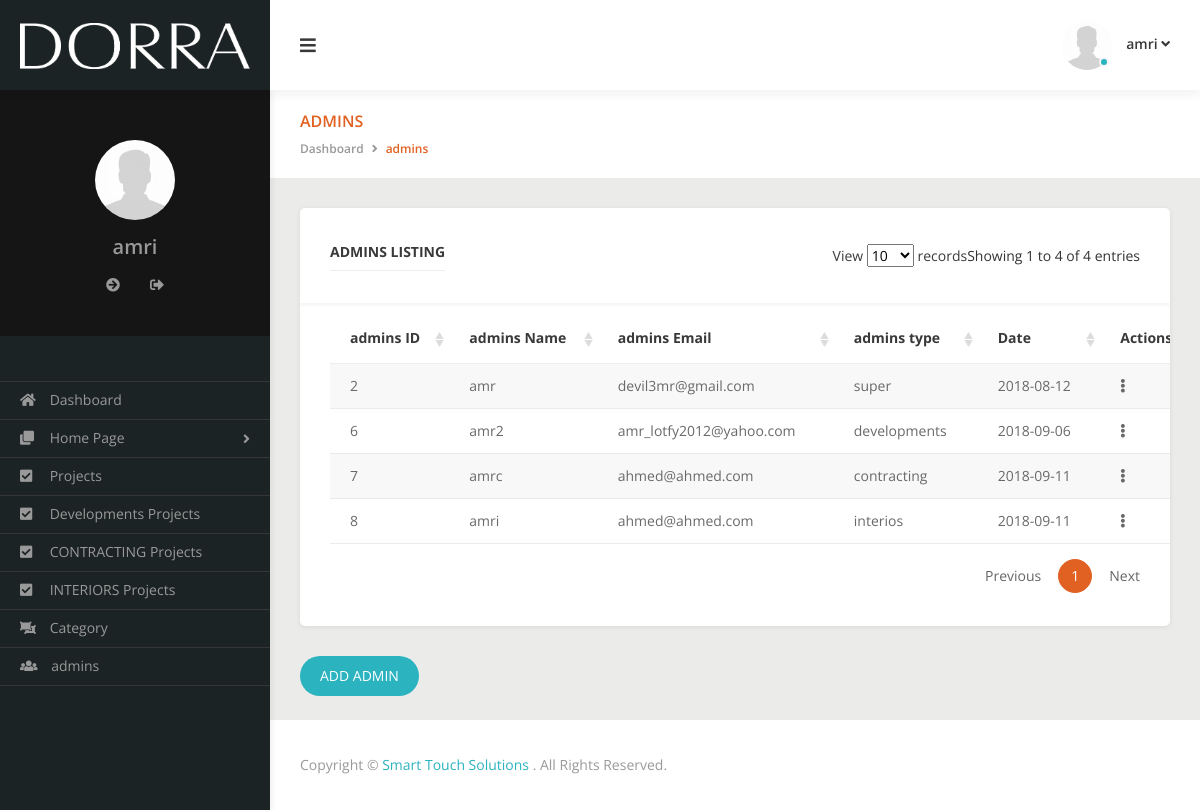
Screenshot of /admins.php (signed in) with the database file from the repository.
### tables this page shows
CREATE TABLE `users` (
  `UID` int(11) NOT NULL,
  `name` varchar(255) NOT NULL,
  `password` varchar(255) NOT NULL,
  `email` varchar(255) NOT NULL,
  `type` varchar(255) NOT NULL,
  `Date` date NOT NULL
);

### includes/functions/functions.php (called while the page is built, shortened)
<?php
    function getReco($table){
        global $con;
        $getReco = $con->prepare("SELECT * FROM $table ");
        $getReco->execute();
        $infos = $getReco->fetchAll();
        return $infos;
    }

### admins.php (the view, shortened to what this page needs)
  <?php
if(isset($_SESSION['username'])){
include 'init.php';
?>
         <main class="main--container">
            <section class="page--header">
                <div class="container-fluid">
                    <div class="row">
                        <div class="col-lg-6">
                            <h2 class="page--title h5">admins</h2>
                            <ul class="breadcrumb">
                                <li class="breadcrumb-item"><a href="ecommerce.html">Dashboard</a></li>
                                <li class="breadcrumb-item active"><span>admins</span></li>
                            </ul>
                        </div>
                    </div>
                </div>
            </section>
            <section class="main--content">
                <div class="panel">
                    <div class="records--list" data-title="admins Listing">
                        <table id="recordsListView">
                            <thead>
                                <tr>
                                    <th>admins ID</th>
                                    <th>admins Name</th>
                                    <th>admins Email</th>
                                    <th>admins type</th>
                                    <th> Date</th>
                                    <th class="not-sortable">Actions</th>
                                </tr>
                            </thead>
                            <tbody>
                                <?php
                                foreach (getReco('users') as $ad) {
                               echo '<tr>';
                               echo  '<td>' . $ad["UID"] . '</td>';
                               echo   '<td>' . $ad["name"] .'</td>';
                               echo '<td>' . $ad["email"] . ' </td>' ;
                                echo '<td>' . $ad["type"] . ' </td>' ;
                                 echo '<td>' . $ad["Date"] . ' </td>' ;
                               echo '<td><div class="dropleft">
                                            <a href="#" class="btn-link" data-toggle="dropdown"><i class="fa fa-ellipsis-v"></i></a>';
                                       echo '</div>';
                                   echo '</td>';
                               echo '</tr>';
                                }
                      ?>
                            </tbody>
                        </table>
                    </div>
                </div>
                  <a href="new_admin.php" class="btn  btn-info">Add admin</a>
                  <br><br>
            </section>
<?php
include $tpl . 'footer.php';
}else{
     header('Location: index.php');
        exit();
}
?>

### includes/templates/header.php (shortened to what this page needs)
<!DOCTYPE html><html dir="ltr" lang="en" class="no-outlines">
<head>
    <link rel="stylesheet" href="<?php echo $css;?>bootstrap.min.css">
    <link rel="stylesheet" href="<?php echo $css;?>fontawesome-all.min.css">
    <link rel="stylesheet" href="<?php echo $css;?>jquery-ui.min.css">
    <link rel="stylesheet" href="<?php echo $css;?>perfect-scrollbar.min.css">
    <link rel="stylesheet" href="<?php echo $css;?>morris.min.css">
    <link rel="stylesheet" href="<?php echo $css;?>select2.min.css">
    <link rel="stylesheet" href="<?php echo $css;?>jquery-jvectormap.min.css">
    <link rel="stylesheet" href="<?php echo $css;?>horizontal-timeline.min.css">
    <link rel="stylesheet" href="<?php echo $css;?>weather-icons.min.css">
    <link rel="stylesheet" href="<?php echo $css;?>dropzone.min.css">
    <link rel="stylesheet" href="<?php echo $css;?>ion.rangeSlider.min.css">
    <link rel="stylesheet" href="<?php echo $css;?>ion.rangeSlider.skinFlat.min.css">
    <link rel="stylesheet" href="<?php echo $css;?>datatables.min.css">
    <link rel="stylesheet" href="<?php echo $css;?>fullcalendar.min.css">
    <link rel="stylesheet" href="<?php echo $css;?>style.css">
</head>
<body>

### init.php (shortened to what this page needs)
<?php
include '../../connect/connect.php';
    $tpl = 'includes/templates/';
    $css = '../files/css/';
    $func = 'includes/functions/';
    include $func . 'functions.php';
    include $tpl .'header.php';
	if(!isset($noNav)) {include $tpl .'navbar.php';}
?>

### includes/templates/navbar.php (shortened to what this page needs)
<div class="wrapper">
   <header class="navbar navbar-fixed">
       <div class="navbar--header">
           <a href="dashboard.php" class="logo"> <img src="../files/img/logo1.png" alt=""> </a>
       </div>
       <a href="#" class="navbar--btn" data-toggle="sidebar" title="Toggle Sidebar"> <i class="fa fa-bars"></i> </a>
       <div class="navbar--nav ml-auto">
           <ul class="nav">
               <li class="nav-item dropdown nav--user online">
                   <a href="#" class="nav-link" data-toggle="dropdown"> <img src="a.jpg" alt="" class="rounded-circle"> <span><?php echo  $_SESSION['username'] ?></span> <i class="fa fa-angle-down"></i> </a>
               </li>
           </ul>
       </div>
   </header>
    <aside class="sidebar" data-trigger="scrollbar">
       <div class="sidebar--profile">
           <div class="profile--img">
               <a href=""> <img src="a.jpg" alt="" class="rounded-circle"> </a>
           </div>
           <div class="profile--name"> <a href="#" class="btn-link"><?php echo  $_SESSION['username'] ?></a> </div>
           <div class="profile--nav">
               <ul class="nav">
                   <li class="nav-item">
                       <a href="../../" class="nav-link" title="Visit Site"> <i class="fa fa-arrow-circle-right"></i> </a>
                   </li>
                   <li class="nav-item">
                       <a href="logout.php" class="nav-link" title="Logout"> <i class="fa fa-sign-out-alt"></i> </a>
                   </li>
               </ul>
           </div>
       </div>
       <div class="sidebar--nav">
           <ul>
               <li>
                   <ul>
                    <li class="">
                           <a href="dashboard.php"> <i class="fa fa-home"></i> <span>Dashboard</span> </a>
                   </li>
                 <li>
                      <a href="#"> <i class="fa fa-clone"></i> <span>Home Page</span> </a>
                   </li>
                   <li class="">
                           <a href="project_highlight.php"> <i class="fa fa-check-square"></i> <span>Projects</span> </a>
                       </li>
               <li class="">
                           <a href="projects_d.php"> <i class="fa fa-check-square"></i> <span>Developments Projects</span> </a>
                       </li>
               <li class="">
                           <a href="projects_c.php"> <i class="fa fa-check-square"></i> <span>CONTRACTING Projects</span> </a>
               <li class="">
                           <a href="projects_i.php"> <i class="fa fa-check-square"></i> <span>INTERIORS Projects</span> </a>
                     <li class="">
                           <a href="category.php"> <i class="fa fa-object-ungroup"></i> <span>Category</span> </a>
                       </li>
                    <li class="">
                           <a href="admins.php"> <i class="fa fa-users"></i> <span>admins</span> </a>
                       </li>
                   </ul>
               </ul>
       </div>
   </aside>

### includes/templates/footer.php (shortened to what this page needs)
 <footer class="main--footer main--footer-light">
                <p>Copyright &copy; <a href="#">Smart Touch Solutions   </a>. All Rights Reserved.</p>
            </footer>
        </main>
    </div>
</body>
 </html>

### rows the page displays
users: UID "2", name "amr", email "devil3mr@gmail.com", type "super", Date "2018-08-12"
users: UID "6", name "amr2", email "amr_lotfy2012@yahoo.com", type "developments", Date "2018-09-06"
users: UID "7", name "amrc", email "ahmed@ahmed.com", type "contracting", Date "2018-09-11"
users: UID "8", name "amri", email "ahmed@ahmed.com", type "interios", Date "2018-09-11"

### other values shown
$_SESSION['username'] "amri"
